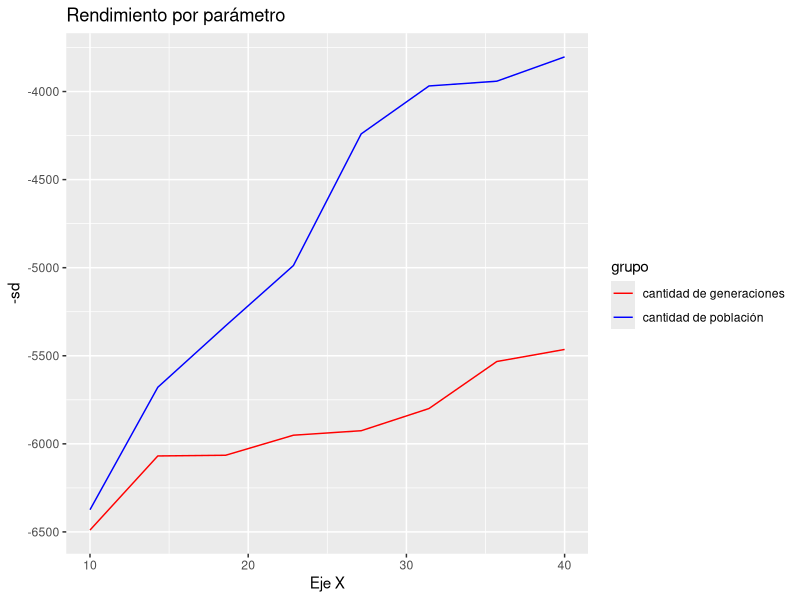

Recreate this plot in R.
# Instala ggplot2 si no está instalado
# install.packages("ggplot2")

# Carga la biblioteca ggplot2
library(ggplot2)

# Configura la semilla para reproducibilidad
set.seed(123)

# Genera datos aleatorios crecientes para el primer conjunto
n1 <- 8
x1 <- seq(10, 40, length.out = n1)
y1 <- sort(runif(n1, -6505, -3632.15))

# Genera datos aleatorios crecientes para el segundo conjunto
n2 <- 8
x2 <- seq(10, 40, length.out = n2)
y2 <- sort(runif(n2, -6613.2, -5412.3))

# Combina ambos conjuntos de datos en un único marco de datos
datos <- data.frame(
  x = c(x1, x2),
  y = c(y1, y2),
  grupo = rep(c("cantidad de población", "cantidad de generaciones"), c(n1, n2))
)

# Crea la gráfica utilizando ggplot2
ggplot(datos, aes(x, y, color = grupo)) +
  geom_line() +
  labs(
    title = "Rendimiento por parámetro",
    x = "Eje X",
    y = "-sd"
  ) +
  scale_color_manual(values = c("cantidad de población" = "blue", "cantidad de generaciones" = "red"))

